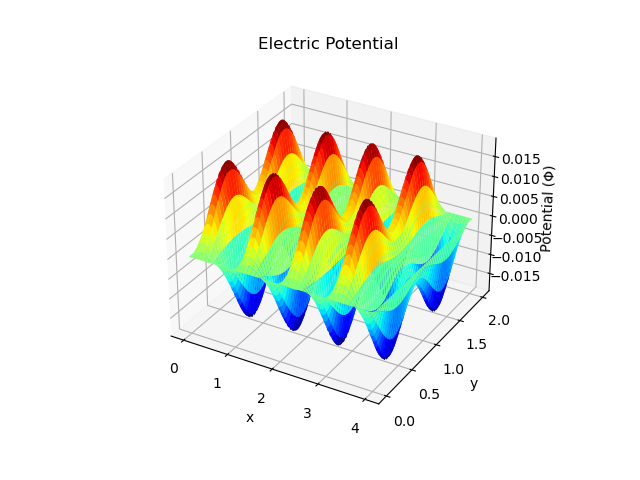

Generate this figure with Python:
import numpy as np
from matplotlib import pyplot as plt
from matplotlib import cm

def PoissonSolver(height, width, Nx, Ny, charge_density_func):
    epsilon0 = 1

    # Create grid
    x, dx = np.linspace(0, width, Nx, retstep=True)
    y, dy = np.linspace(0, height, Ny, retstep=True)
    X, Y = np.meshgrid(x, y)

    num_unknowns = Nx * Ny
    indices = np.arange(num_unknowns).reshape((Ny, Nx))

    # Initialize Laplacian matrix
    Laplacian = np.zeros((num_unknowns, num_unknowns))
    Laplacian[indices, indices] = -2 / dx**2 - 2 / dy**2
    Laplacian[indices, np.roll(indices, 1, axis=1)] += 1 / dx**2
    Laplacian[indices, np.roll(indices, -1, axis=1)] += 1 / dx**2
    Laplacian[indices, np.roll(indices, 1, axis=0)] += 1 / dy**2
    Laplacian[indices, np.roll(indices, -1, axis=0)] += 1 / dy**2

    # Apply boundary conditions
    for boundary in [indices[0, :], indices[-1, :], indices[:, 0], indices[:, -1]]:
        Laplacian[boundary, :] = 0
        Laplacian[boundary, boundary] = 1

    # Create charge density vector
    rho = charge_density_func(X, Y)
    b = -rho.flatten() / epsilon0

    # Apply boundary conditions to b
    for boundary in [indices[0, :], indices[-1, :], indices[:, 0], indices[:, -1]]:
        b[boundary] = 0

    # Solve for potential
    potential = np.linalg.solve(Laplacian, b)
    potential = potential.reshape((Ny, Nx))

    return X, Y, potential

# Charge density function
def charge_density_func(x, y):
    return np.sin(2 * np.pi * x) * (np.sin(np.pi * y)**2)

charge_density_func = np.vectorize(charge_density_func)

X, Y, potential = PoissonSolver(height=2, width=4, Nx=100, Ny=50, charge_density_func=charge_density_func)

# Plot the potential
fig = plt.figure()
ax = fig.add_subplot(projection='3d')
ax.plot_surface(X, Y, potential, cmap=cm.jet)
ax.set_xlabel('x')
ax.set_ylabel('y')
ax.set_zlabel('Potential (Φ)')
ax.set_title('Electric Potential')
fig.savefig('electric_potential.png')
plt.show()

